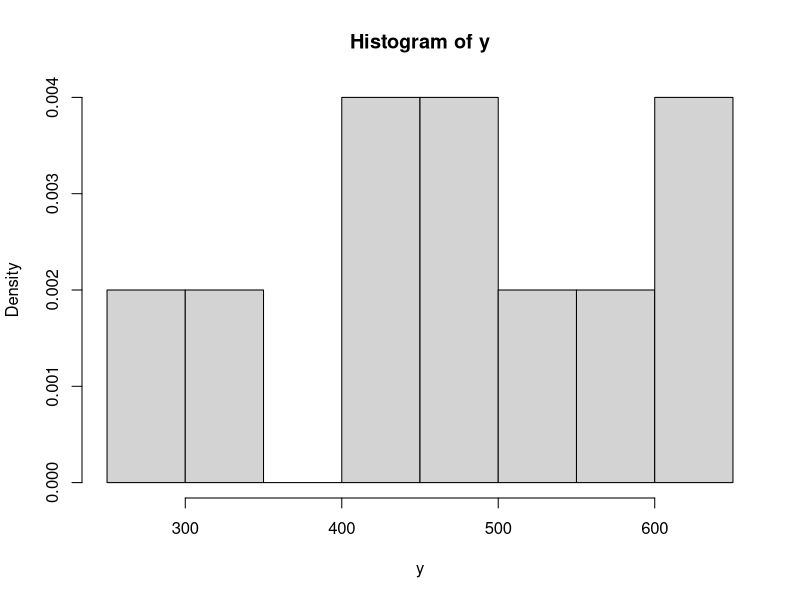

This chart was generated by the following R code:
n <- 10 # sample size (= the number of experiments). And try n as 50, 100, 200, ...
y <- rnorm(n, mean = 500, sd = 100)
hist(y, freq=FALSE)
